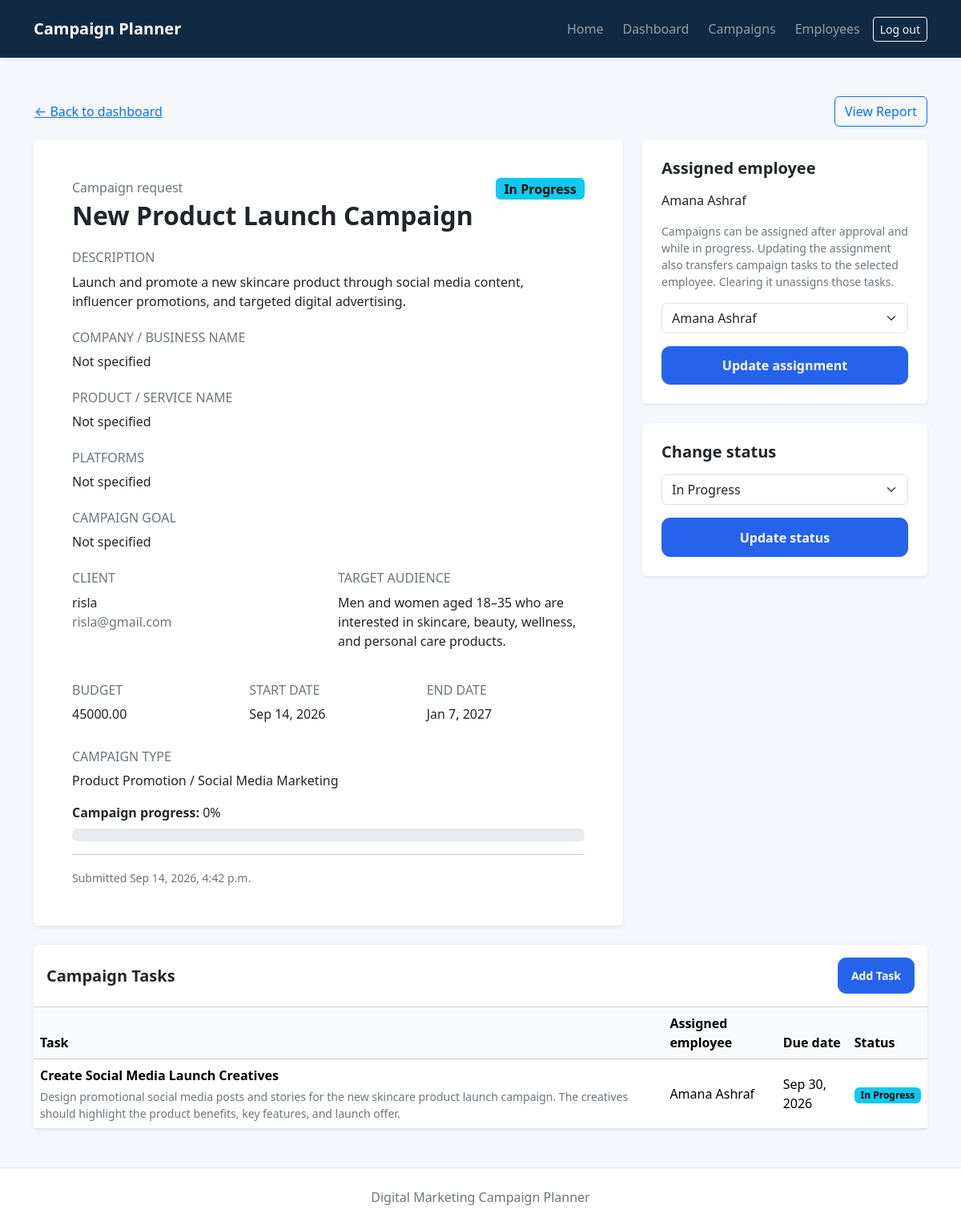
/administrator/campaigns/3/ (signed in), run on the app's committed database.
### campaigns/models.py (models this page shows, shortened)
class Campaign(models.Model):
    class Status(models.TextChoices):
        PENDING = "pending", "Pending"
        APPROVED = "approved", "Approved"
        REJECTED = "rejected", "Rejected"
        IN_PROGRESS = "in_progress", "In Progress"
        COMPLETED = "completed", "Completed"
    client = models.ForeignKey(
        settings.AUTH_USER_MODEL,
        on_delete=models.CASCADE,
        related_name="campaigns",
    )
    name = models.CharField(max_length=200)
    description = models.TextField()
    campaign_type = models.CharField(max_length=100, blank=True)
    product_service_name = models.CharField("Product / Service Name", max_length=255, blank=True)
    target_audience = models.CharField(max_length=255, blank=True)
    platforms = models.CharField(max_length=255, blank=True)
    campaign_goal = models.TextField(blank=True)
    budget = models.DecimalField(max_digits=12, decimal_places=2, null=True, blank=True)
    start_date = models.DateField(null=True, blank=True)
    end_date = models.DateField(null=True, blank=True)
    assigned_employee = models.ForeignKey(
        EmployeeProfile,
        on_delete=models.SET_NULL,
        related_name="assigned_campaigns",
        null=True,
        blank=True,
    )
    progress_percentage = models.PositiveSmallIntegerField(
        default=0,
        validators=(MinValueValidator(0), MaxValueValidator(100)),
    )
    status = models.CharField(
        max_length=20,
        choices=Status.choices,
        default=Status.PENDING,
    )
    created_at = models.DateTimeField(auto_now_add=True)
    updated_at = models.DateTimeField(auto_now=True)
    is_archived = models.BooleanField(default=False)
    class Meta:
        ordering = ("-created_at",)

class EmployeeProfile(models.Model):
    user = models.OneToOneField(
        settings.AUTH_USER_MODEL,
        on_delete=models.CASCADE,
        related_name="employee_profile",
    )
    job_title = models.CharField(max_length=100, blank=True)
    phone = models.CharField(max_length=30, blank=True)
    def __str__(self):
        return self.user.get_full_name() or self.user.username

class Task(models.Model):
    class Status(models.TextChoices):
        PENDING = "pending", "Pending"
        IN_PROGRESS = "in_progress", "In Progress"
        COMPLETED = "completed", "Completed"
    campaign = models.ForeignKey(
        Campaign,
        on_delete=models.CASCADE,
        related_name="tasks",
    )
    assigned_employee = models.ForeignKey(
        EmployeeProfile,
        on_delete=models.SET_NULL,
        related_name="assigned_tasks",
        null=True,
    )
    title = models.CharField(max_length=200)
    description = models.TextField(blank=True)
    due_date = models.DateField()
    status = models.CharField(
        max_length=20,
        choices=Status.choices,
        default=Status.PENDING,
    )
    created_at = models.DateTimeField(auto_now_add=True)
    class Meta:
        ordering = ("due_date", "created_at")

### campaigns/views.py (the view)
# urls.py: path('administrator/campaigns/<int:campaign_id>/', views.administrator_campaign_detail, name='administrator_campaign_detail'),
@staff_required
@require_http_methods(["GET", "POST"])
@transaction.atomic
def administrator_campaign_detail(request, campaign_id):
    campaign = get_object_or_404(Campaign.objects.select_related("client", "assigned_employee__user").select_for_update(of=("self",)), pk=campaign_id)
    if request.method == "POST" and campaign.is_archived:
        return HttpResponseForbidden("Archived campaigns cannot be updated.")
    status_form = CampaignStatusForm(
        request.POST if request.method == "POST" and "update_status" in request.POST else None,
        instance=campaign, prefix="status",
    )
    assignment_form = CampaignAssignmentForm(
        request.POST if request.method == "POST" and "update_assignment" in request.POST else None,
        instance=campaign, prefix="assignment",
    )
    if request.method == "POST" and "update_status" in request.POST and status_form.is_valid():
        status_form.save()
        messages.success(request, f'Campaign "{campaign.name}" status updated.')
        return redirect("administrator_campaign_detail", campaign_id=campaign.pk)
    if request.method == "POST" and "update_assignment" in request.POST and assignment_form.is_valid():
        with transaction.atomic():
            assignment_form.save()
            campaign.tasks.update(assigned_employee=campaign.assigned_employee)
        messages.success(request, f'Campaign "{campaign.name}" assignment updated.')
        return redirect("administrator_campaign_detail", campaign_id=campaign.pk)
    if request.method == "POST":
        campaign.refresh_from_db()
    return render(request, "campaigns/administrator_campaign_detail.html", {
        "campaign": campaign,
        "status_form": status_form,
        "assignment_form": assignment_form,
        "tasks": campaign.tasks.select_related("assigned_employee__user"),
    })

### campaigns/forms.py (shortened to what this page needs)
class CampaignStatusForm(forms.ModelForm):
    class Meta:
        model = Campaign
        fields = ("status",)
        widgets = {"status": forms.Select(attrs={"class": "form-select"})}

class CampaignAssignmentForm(forms.ModelForm):
    class Meta:
        model = Campaign
        fields = ("assigned_employee",)
        widgets = {"assigned_employee": forms.Select(attrs={"class": "form-select"})}
    def __init__(self, *args, **kwargs):
        super().__init__(*args, **kwargs)
        self.fields["assigned_employee"].queryset = EmployeeProfile.objects.filter(
            user__is_active=True,
        ).select_related("user").order_by("user__first_name", "user__username")

### campaigns/views.py (called while the page is built)
def staff_required(view_func):
    return user_passes_test(
        lambda user: user.is_authenticated and (user.is_staff or user.is_superuser),
        login_url="administrator_login",
    )(view_func)

### .dist/final-controlled-enhancement/source-before/campaigns/templates/campaigns/administrator_campaign_detail.html (shortened to what this page needs)
{% extends 'campaigns/base.html' %}
{% block content %}
<main class="py-5">
    <div class="container">
        <div class="d-flex flex-wrap justify-content-between align-items-center gap-3 mb-3">
            <a class="btn btn-link px-0" href="{% url 'administrator_dashboard' %}">&larr; Back to dashboard</a>
            <a class="btn btn-outline-primary" href="{% url 'administrator_campaign_report' campaign.id %}">View Report</a>
        </div>
        <div class="row g-4">
            <div class="col-lg-8">
                <div class="card border-0 shadow-sm"><div class="card-body p-4 p-lg-5">
                    <div class="d-flex flex-wrap justify-content-between gap-3 mb-4"><div><p class="text-secondary mb-1">Campaign request</p><h1 class="h2 fw-bold mb-0">{{ campaign.name }}</h1></div>{% include 'campaigns/includes/status_badge.html' with status=campaign.status label=campaign.get_status_display extra_classes="fs-6 align-self-start" only %}</div>
                    <h2 class="h6 text-uppercase text-secondary">Description</h2><p class="mb-4">{{ campaign.description|linebreaksbr }}</p>
                    {% include 'campaigns/includes/campaign_requirements.html' with campaign=campaign only %}
                    <div class="row g-4">
                        <div class="col-md-6"><h2 class="h6 text-uppercase text-secondary">Client</h2><p class="mb-0">{{ campaign.client.get_full_name|default:campaign.client.username }}</p><p class="text-secondary">{{ campaign.client.email|default:"No email provided" }}</p></div>
                        <div class="col-md-6"><h2 class="h6 text-uppercase text-secondary">Target audience</h2><p>{{ campaign.target_audience|default:"Not specified" }}</p></div>
                        <div class="col-md-4"><h2 class="h6 text-uppercase text-secondary">Budget</h2><p>{{ campaign.budget|default_if_none:"Not specified" }}</p></div>
                        <div class="col-md-4"><h2 class="h6 text-uppercase text-secondary">Start date</h2><p>{{ campaign.start_date|date:"M j, Y"|default:"Not specified" }}</p></div>
                        <div class="col-md-4"><h2 class="h6 text-uppercase text-secondary">End date</h2><p>{{ campaign.end_date|date:"M j, Y"|default:"Not specified" }}</p></div>
                    </div>
                    <h2 class="h6 text-uppercase text-secondary mt-3">Campaign type</h2><p>{{ campaign.campaign_type|default:"Not specified" }}</p>
                    <p class="mb-2"><strong>Campaign progress:</strong> {{ campaign.progress_percentage }}%</p>
                    <div class="progress" role="progressbar" aria-label="Campaign progress" aria-valuenow="{{ campaign.progress_percentage }}" aria-valuemin="0" aria-valuemax="100"></div>
                    <hr><small class="text-secondary">Submitted {{ campaign.created_at|date:"M j, Y, P" }}</small>
                </div></div>
            </div>
            <div class="col-lg-4">
                <div class="card border-0 shadow-sm mb-4"><div class="card-body p-4"><h2 class="h5 fw-bold mb-3">Assigned employee</h2><p>{{ campaign.assigned_employee|default:"Not assigned" }}</p><p class="text-secondary small">Campaigns can be assigned after approval and while in progress. Updating the assignment also transfers campaign tasks to the selected employee. Clearing it unassigns those tasks.</p><form method="post">{% csrf_token %}{{ assignment_form.assigned_employee }}{% for error in assignment_form.assigned_employee.errors %}<div class="text-danger small mt-1">{{ error }}</div>{% endfor %}<button class="btn btn-primary w-100 mt-3" name="update_assignment" type="submit">Update assignment</button></form></div></div>
                <div class="card border-0 shadow-sm mb-4"><div class="card-body p-4"><h2 class="h5 fw-bold mb-3">Change status</h2><form method="post">{{ status_form.status }}<button class="btn btn-primary w-100 mt-3" name="update_status" type="submit">Update status</button></form></div></div>
            </div>
        </div>
        <div class="card border-0 shadow-sm mt-4"><div class="card-header bg-white py-3"><div class="d-flex flex-wrap justify-content-between align-items-center gap-3"><h2 class="h5 fw-bold mb-0">Campaign Tasks</h2>{% if campaign.status == 'approved' or campaign.status == 'in_progress' %}<a class="btn btn-sm btn-primary" href="{% url 'administrator_task_create' campaign.id %}">Add Task</a>{% endif %}</div></div><div class="table-responsive"><table class="table table-hover align-middle mb-0"><thead class="table-light"><tr><th>Task</th><th>Assigned employee</th><th>Due date</th><th>Status</th></tr></thead><tbody>{% for task in tasks %}<tr><td><p class="fw-semibold mb-1">{{ task.title }}</p><p class="text-secondary small mb-0">{{ task.description|default:"No description"|linebreaksbr }}</p></td><td>{{ task.assigned_employee|default:"Unassigned" }}</td><td>{{ task.due_date|date:"M j, Y" }}</td><td>{% include 'campaigns/includes/status_badge.html' with status=task.status label=task.get_status_display extra_classes="align-self-start" only %}</td></tr>{% empty %}<tr><td class="text-center text-secondary py-4" colspan="4">No tasks have been created for this campaign.</td></tr>{% endfor %}</tbody></table></div></div>
    </div>
</main>
{% endblock %}

### .dist/final-controlled-enhancement/source-before/campaigns/templates/campaigns/includes/status_badge.html
<span class="badge {% if status == 'completed' %}text-bg-success{% elif status == 'approved' %}text-bg-primary{% elif status == 'in_progress' %}text-bg-info{% elif status == 'rejected' %}text-bg-danger{% elif status == 'pending' %}text-bg-warning{% else %}text-bg-secondary{% endif %} {{ extra_classes }}">{{ label }}</span>

### .dist/final-controlled-enhancement/source-before/campaigns/templates/campaigns/includes/campaign_requirements.html
<h2 class="h6 text-uppercase text-secondary">Company / Business Name</h2>
<p class="mb-4 text-break">{{ campaign.client.client_profile.company_name|default:"Not specified" }}</p>
<h2 class="h6 text-uppercase text-secondary">Product / Service Name</h2>
<p class="mb-4 text-break">{{ campaign.product_service_name|default:"Not specified" }}</p>
<h2 class="h6 text-uppercase text-secondary">Platforms</h2>
<p class="mb-4 text-break">{{ campaign.platforms|default:"Not specified" }}</p>
<h2 class="h6 text-uppercase text-secondary">Campaign Goal</h2>
<p class="mb-4 text-break">{{ campaign.campaign_goal|default:"Not specified"|linebreaksbr }}</p>

### campaigns/static/campaigns/css/home.css (style rules this page uses)
:root { --brand-dark: #102a43; --brand-primary: #2563eb; --brand-accent: #22c55e; --page-background: #f4f7fb; }
body { background: var(--page-background); color: var(--brand-dark); font-family: system-ui, -apple-system, "Segoe UI", sans-serif; }
.btn-primary { background: var(--brand-primary); border-color: var(--brand-primary); border-radius: 0.65rem; font-weight: 600; padding: 0.7rem 1rem; }

### data on the page
Campaign: name "New Product Launch Campaign", description "Launch and promote a new skincare product through social media content, influencer promotions, and targeted digital advertising.", client.client_profile.company_name "Not specified", product_service_name "Not specified", platforms "Not specified", campaign_goal "Not specified", client.get_full_name "risla", client.email "risla@gmail.com", target_audience "Men and women aged 18–35 who are interested in skincare, beauty, wellness, and personal care products.", budget "45000.00", start_date "Sep 14, 2026", end_date "Jan 7, 2027", campaign_type "Product Promotion / Social Media Marketing", progress_percentage "0", created_at "Sep 14, 2026, 4:42 p.m.", assigned_employee "Amana Ashraf"
Task: title "Create Social Media Launch Creatives", description "Design promotional social media posts and stories for the new skincare product launch campaign. The creatives should highlight the product benefits, key features, and launch offer.", assigned_employee "Amana Ashraf", due_date "Sep 30, 2026", label "In Progress"

### other printed values
{{ label }} "In Progress"
